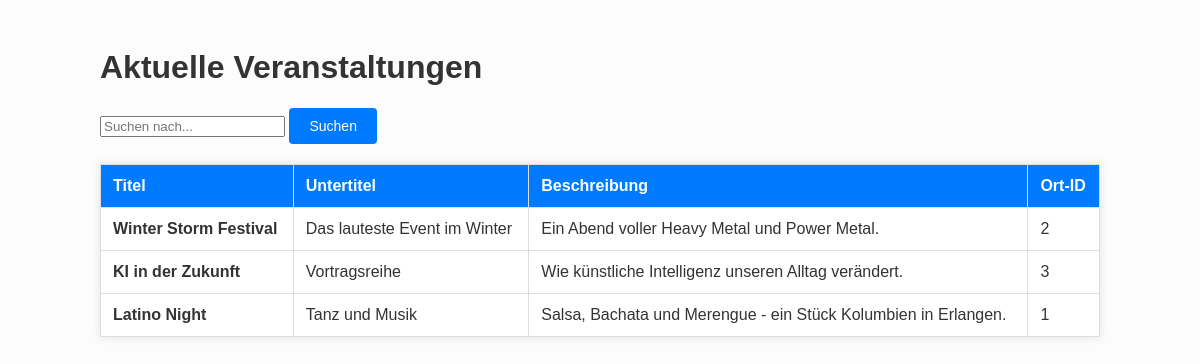
The page / on the database its author committed.
### tables this page shows
create table veranstaltung (
                               veranstaltung_id int auto_increment primary key,
                               titel varchar(100),
                               untertitel varchar(100),
                               beschreibung varchar(255),
                               buchungsportal varchar(100),
                               bild varchar(50),
                               veranstaltungsort_id int,
                               preiskategorie_id int,
                               veranstalter_id int,
                               veranstaltungsart1_id int,
                               veranstaltungskategorie1_id int
);

### src/EventRepository.php (called while the page is built, shortened)
<?php
function holeAlleVeranstaltungen($link) {
    $sql = "SELECT * FROM veranstaltung";
    $result = mysqli_query($link, $sql);
    $daten = [];
    if (mysqli_num_rows($result) > 0) {
        while ($row = mysqli_fetch_array($result, MYSQLI_ASSOC)) {
            $daten[] = $row;
        }
    }
    return $daten;
}
?>

### templates/veranstaltungsliste.php (the view, shortened to what this page needs)
<div class="container">
    <h1>Aktuelle Veranstaltungen</h1>
    <div class="search-container">
        <form action="index.php" method="GET">
            <input type="text"
                   name="suche"
                   class="search-input"
                   placeholder="Suchen nach..."
                   value="<?php echo isset($_GET['suche']) ? htmlspecialchars($_GET['suche']) : ''; ?>">
            <button type="submit" class="search-btn">
                Suchen
            </button>
        </form>
    </div>
    <?php if (empty($daten)): ?>
        <p>Keine Veranstaltungen gefunden.</p>
    <?php else: ?>
        <table class="event-table">
            <thead>
            <tr>
                <th>Titel</th>
                <th>Untertitel</th>
                <th>Beschreibung</th>
                <th>Ort-ID</th>
            </tr>
            </thead>
            <tbody>
            <?php foreach ($daten as $eintrag): ?>
                <tr>
                    <td>
                        <strong><?php echo htmlspecialchars($eintrag['titel']); ?></strong>
                    </td>
                    <td>
                        <?php echo htmlspecialchars($eintrag['untertitel']); ?>
                    </td>
                    <td>
                        <?php echo htmlspecialchars($eintrag['beschreibung']); ?>
                    </td>
                    <td>
                        <?php echo $eintrag['veranstaltungsort_id']; ?>
                    </td>
                </tr>
            <?php endforeach; ?>
            </tbody>
        </table>
    <?php endif; ?>
</div>

### public/index.php (shortened to what this page needs)
<?php
require_once '../src/EventRepository.php';
if (isset($_GET['suche']) && !empty($_GET['suche'])) {
    $suchbegriff = $_GET['suche'];
    $daten = sucheVeranstaltungen($link, $suchbegriff);
} else {
    $daten = holeAlleVeranstaltungen($link);
}
?>
<!DOCTYPE html>
<html lang="de">
<head>
    <link rel="stylesheet" href="../public/css/styles.css">
</head>
<body>
    <?php
    include '../templates/veranstaltungsliste.php';
    ?>
</body>
</html>

### public/css/styles.css (style rules this page uses)
.container { max-width: 1000px; margin: 0 auto; }
.event-table { width: 100%; border-collapse: collapse; margin-top: 20px; background-color: #fff; box-shadow: 0 0 10px rgba(0,0,0,0.1); }
.event-table th, .event-table td { border: 1px solid #ddd; padding: 12px; text-align: left; }
.event-table th { background-color: #007bff; color: #ffffff; }
.search-container { margin-bottom: 20px; display: flex; align-items: center; gap: 10px; }
.search-btn { padding: 10px 20px; background-color: #007bff; color: white; border: none; border-radius: 4px; cursor: pointer; font-size: 14px; transition: background-color 0.2s; }

### rows shown on the page
veranstaltung: titel "Winter Storm Festival", untertitel "Das lauteste Event im Winter", beschreibung "Ein Abend voller Heavy Metal und Power Metal.", veranstaltungsort "2"
veranstaltung: titel "KI in der Zukunft", untertitel "Vortragsreihe", beschreibung "Wie künstliche Intelligenz unseren Alltag verändert.", veranstaltungsort "3"
veranstaltung: titel "Latino Night", untertitel "Tanz und Musik", beschreibung "Salsa, Bachata und Merengue - ein Stück Kolumbien in Erlangen.", veranstaltungsort "1"
